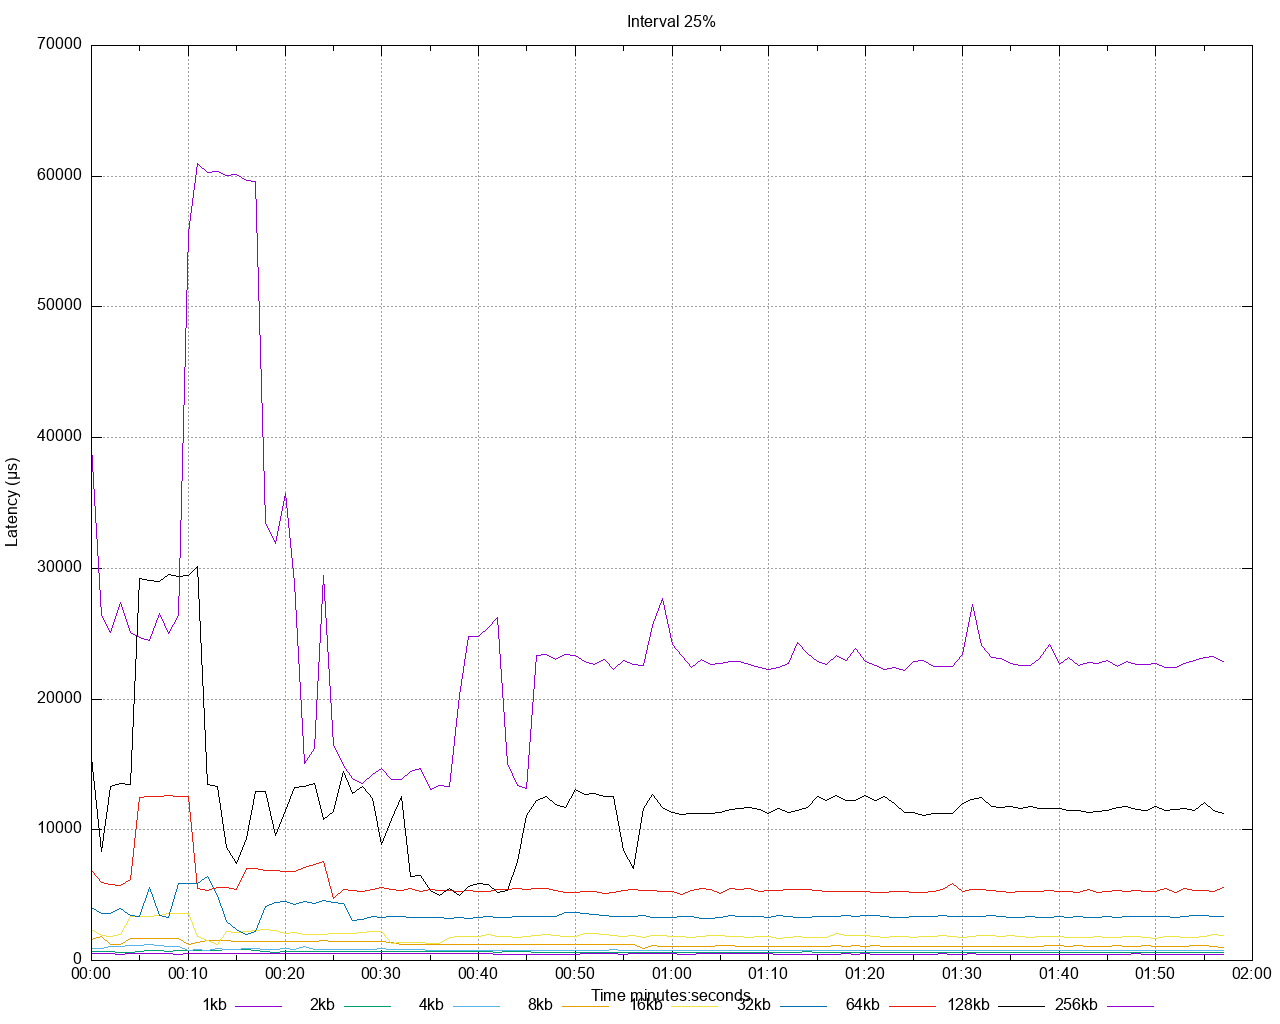

Recreate this plot in gnuplot.
set title 'Interval 25%' noenhanced
set style data lines
set datafile separator ","
set terminal png size 1280,1024
set grid
set key below
set xdata time
set timefmt "%s"
offset = 0
t0(x)=(offset=($0==0) ? x : offset, x - offset)
set xlabel 'Time minutes:seconds'
set ylabel 'Latency (μs)'
set output '/Users/gbarnett/git/hazelcast-simulator/atomicreference/1to25-legend/latency/latency_interval_25_write.png'
plot \
   '/Users/gbarnett/git/hazelcast-simulator/atomicreference/1to25-legend/data/latency_interval_25_write_1.data' using (t0(timecolumn(1))):2 title "1kb" noenhanced , \
   '/Users/gbarnett/git/hazelcast-simulator/atomicreference/1to25-legend/data/latency_interval_25_write_2.data' using (t0(timecolumn(1))):2 title "2kb" noenhanced , \
   '/Users/gbarnett/git/hazelcast-simulator/atomicreference/1to25-legend/data/latency_interval_25_write_3.data' using (t0(timecolumn(1))):2 title "4kb" noenhanced , \
   '/Users/gbarnett/git/hazelcast-simulator/atomicreference/1to25-legend/data/latency_interval_25_write_4.data' using (t0(timecolumn(1))):2 title "8kb" noenhanced , \
   '/Users/gbarnett/git/hazelcast-simulator/atomicreference/1to25-legend/data/latency_interval_25_write_5.data' using (t0(timecolumn(1))):2 title "16kb" noenhanced , \
   '/Users/gbarnett/git/hazelcast-simulator/atomicreference/1to25-legend/data/latency_interval_25_write_6.data' using (t0(timecolumn(1))):2 title "32kb" noenhanced , \
   '/Users/gbarnett/git/hazelcast-simulator/atomicreference/1to25-legend/data/latency_interval_25_write_7.data' using (t0(timecolumn(1))):2 title "64kb" noenhanced , \
   '/Users/gbarnett/git/hazelcast-simulator/atomicreference/1to25-legend/data/latency_interval_25_write_8.data' using (t0(timecolumn(1))):2 title "128kb" noenhanced , \
   '/Users/gbarnett/git/hazelcast-simulator/atomicreference/1to25-legend/data/latency_interval_25_write_9.data' using (t0(timecolumn(1))):2 title "256kb" noenhanced , \
